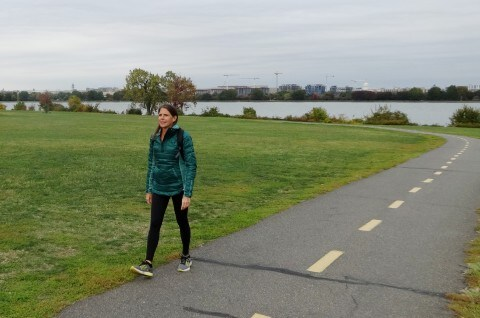
#> input picture images/sample.jpg, 480 x 318 px
$ python Hierarchical_RAG.py
#> lines starting #> are read from the running program, lines starting #| are printed output that depends on the picture
from skimage import io, segmentation, filters, color
from skimage.future import graph
from matplotlib import pyplot as plt


def weight_boundary(graph, src, dst, n):
    """
    Handle merging of nodes of a region boundary region adjacency graph.

    This function computes the `"weight"` and the count `"count"`
    attributes of the edge between `n` and the node formed after
    merging `src` and `dst`.


    Parameters
    ----------
    graph : RAG
        The graph under consideration.
    src, dst : int
        The vertices in `graph` to be merged.
    n : int
        A neighbor of `src` or `dst` or both.

    Returns
    -------
    data : dict
        A dictionary with the "weight" and "count" attributes to be
        assigned for the merged node.

    """
    default = {'weight': 0.0, 'count': 0}

    count_src = graph[src].get(n, default)['count']
    count_dst = graph[dst].get(n, default)['count']

    weight_src = graph[src].get(n, default)['weight']
    weight_dst = graph[dst].get(n, default)['weight']

    count = count_src + count_dst
    return {
        'count': count,
        'weight': (count_src * weight_src + count_dst * weight_dst)/count
    }


def merge_boundary(graph, src, dst):
    """Call back called before merging 2 nodes.

    In this case we don't need to do any computation here.
    """
    pass

img = io.imread("images/sample.jpg")
#> img is the input picture: shape (318, 480, 3); mean R, G, B 133.8, 140.1, 118.2
edges = filters.sobel(color.rgb2gray(img))
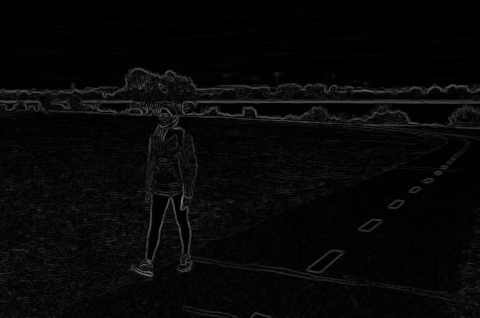
#> edges: shape (318, 480) float64; min 0, max 0.468, mean 0.0305
labels = segmentation.slic(img, compactness=30, n_segments=400, start_label=1)
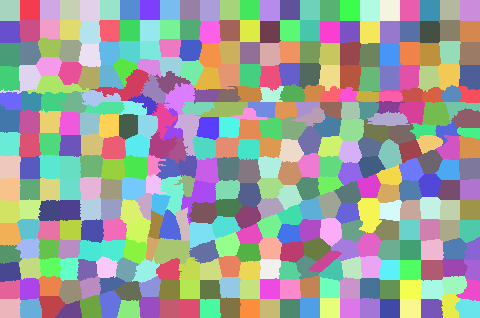
#> labels: shape (318, 480) int64; 374 distinct labels, from 1 to 374; one colour per label, 0 black
g = graph.rag_boundary(labels, edges)

graph.show_rag(labels, g, img)
plt.title('Initial RAG')

labels2 = graph.merge_hierarchical(labels, g, thresh=0.08, rag_copy=False,
                                   in_place_merge=True,
                                   merge_func=merge_boundary,
                                   weight_func=weight_boundary)
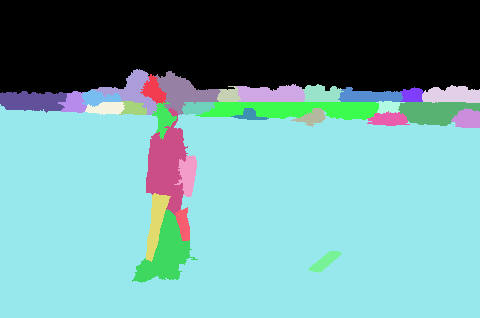
#> labels2: shape (318, 480) int64; 31 distinct labels, from 0 to 30; one colour per label, 0 black

graph.show_rag(labels, g, img)
plt.title('RAG after hierarchical merging')

plt.figure()
out = color.label2rgb(labels2, img, kind='avg', bg_label=0)
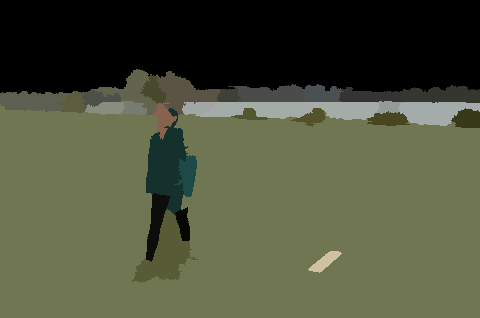
#> out: shape (318, 480, 3); mean R, G, B 77.4, 82.3, 58.8
plt.imshow(out)
plt.title('Final segmentation')

plt.show()
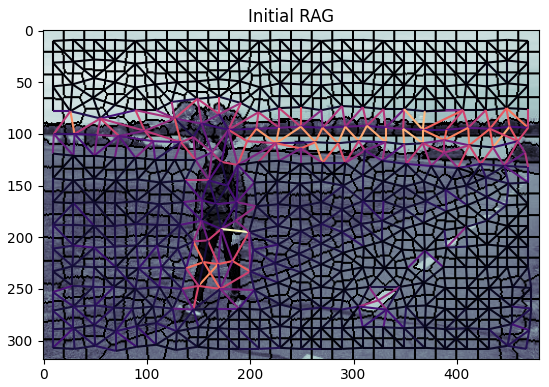
#> figure drawn by matplotlib, 1 panel
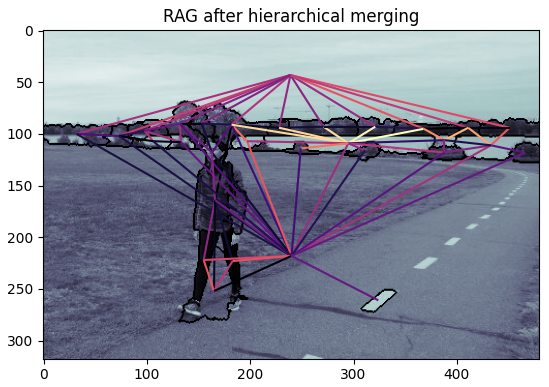
#> figure drawn by matplotlib, 1 panel

$ run again, with images/Leuven1B.jpg copied over images/sample.jpg
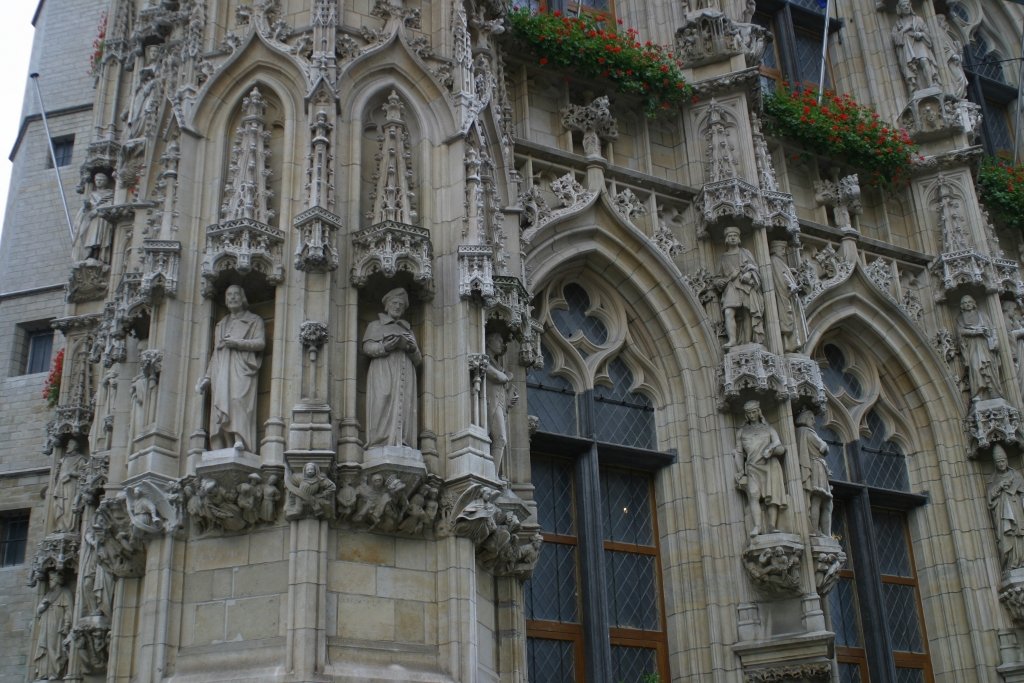
#> input picture images/Leuven1B.jpg, 1024 x 683 px
#> img is the input picture: shape (683, 1024, 3); mean R, G, B 90.9, 92.4, 89.1
#> labels: shape (683, 1024) int64; 379 distinct labels, from 1 to 379
#> `labels2 = graph.merge_hierarchical(labels, g, thresh=0.08, rag_copy=Fa..`:
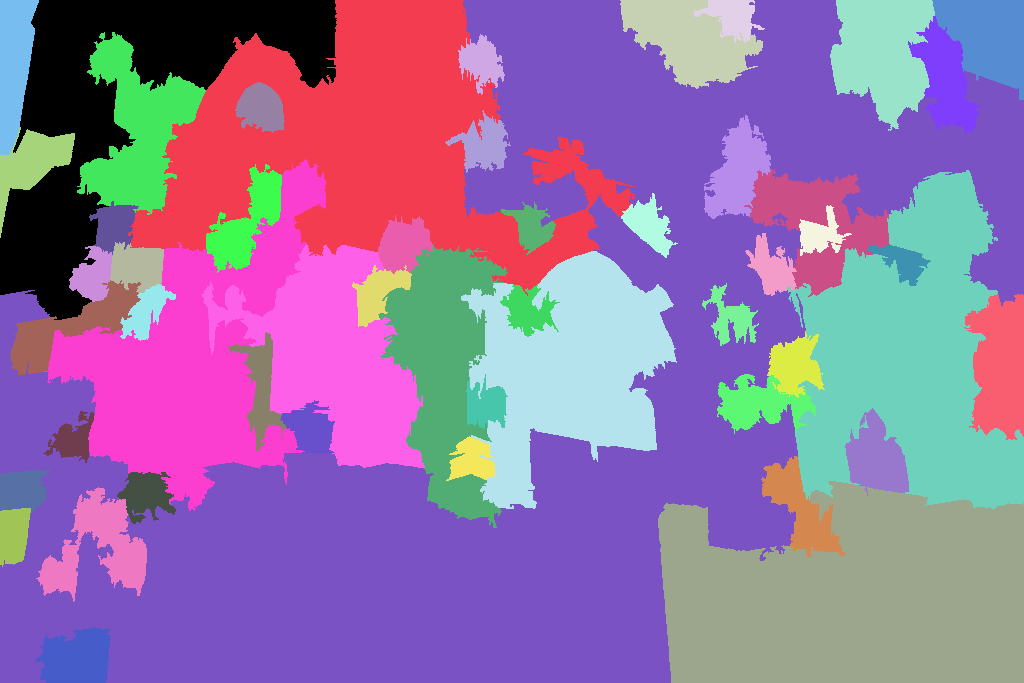
#> labels2: shape (683, 1024) int64; 52 distinct labels, from 0 to 51; one colour per label, 0 black
#> `plt.show()`:
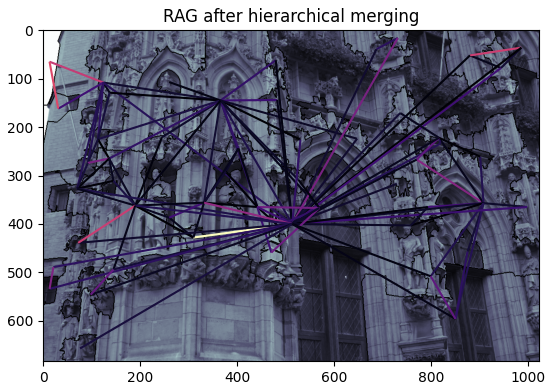
#> figure drawn by matplotlib, 1 panel
